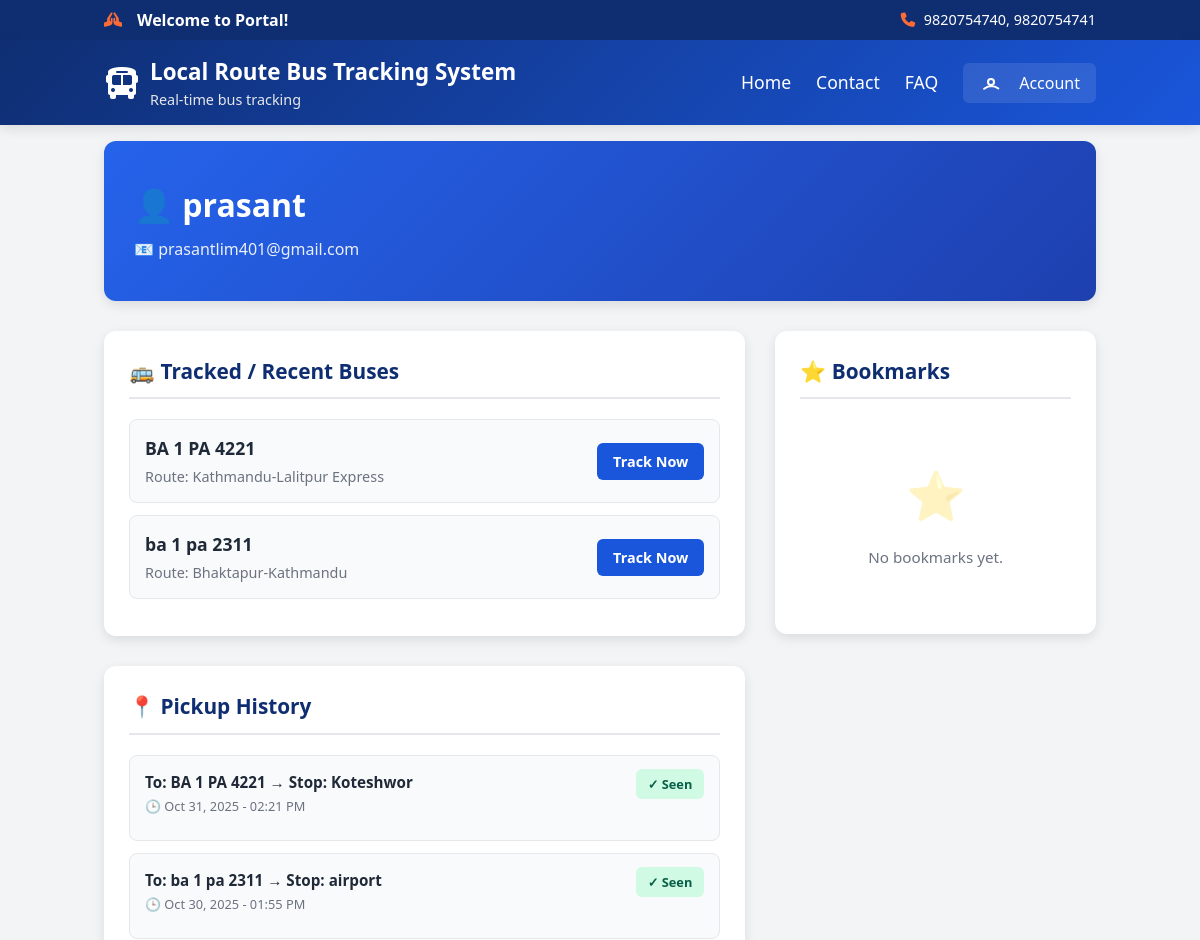
/user/profile/17/ (upper part), run on an earlier commit of the app's database.
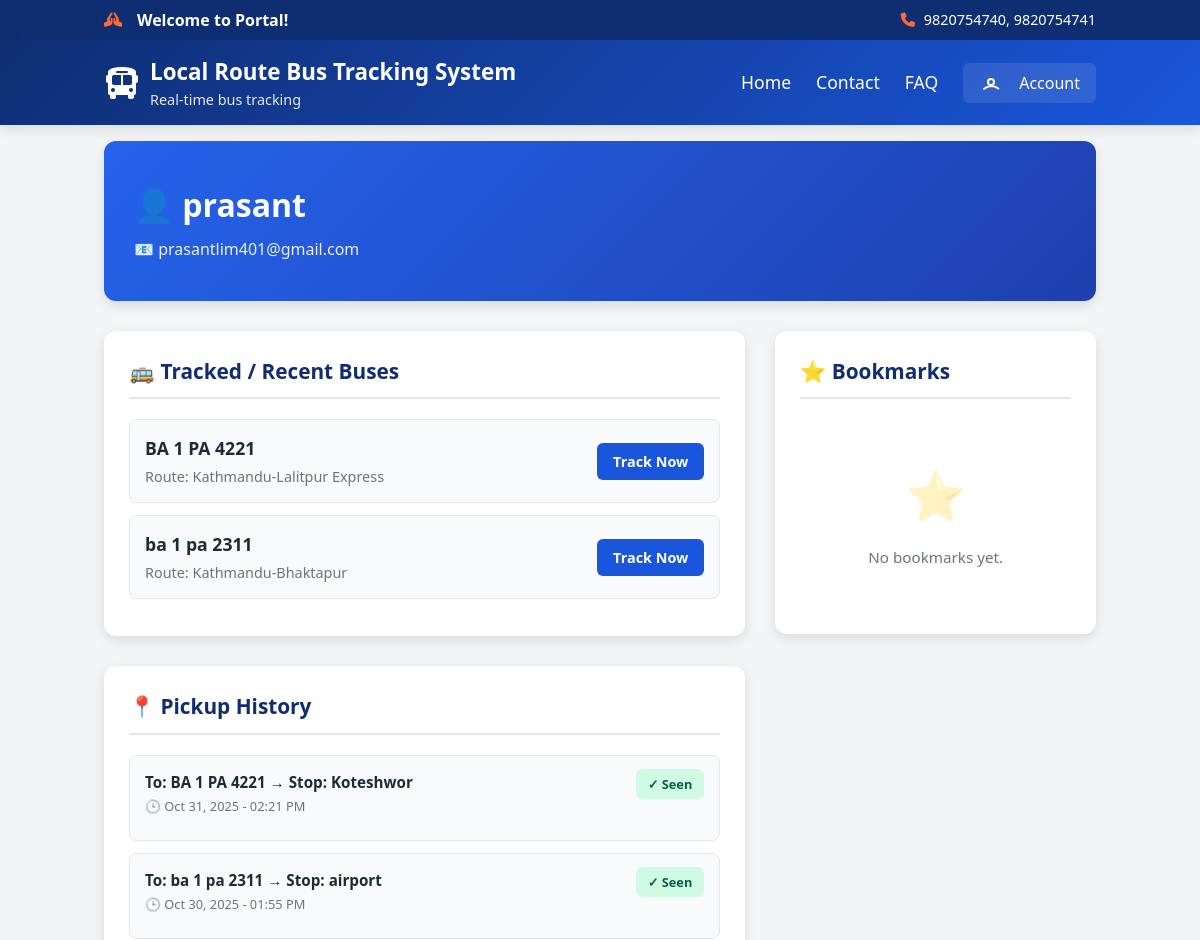
And on a later commit of the database.
### core/models.py (models this page shows, shortened)
class Bus(models.Model):
    number_plate = models.CharField(max_length=50)
    total_seats = models.PositiveIntegerField(default=25)
    driver = models.ForeignKey(Driver, on_delete=models.CASCADE, related_name='buses')
    route = models.ForeignKey('BusRoute', on_delete=models.PROTECT, related_name='buses')
    current_lat = models.FloatField(null=True, blank=True)
    current_lng = models.FloatField(null=True, blank=True)
    eta_seconds = models.IntegerField(null=True, blank=True)
    eta_smoothed_seconds = models.FloatField(null=True, blank=True)
    eta_passed_counter = models.IntegerField(default=0)
    eta_updated_at = models.DateTimeField(null=True, blank=True)
    nearest_stop_index = models.IntegerField(null=True, blank=True)

class BusRoute(models.Model):
    name = models.CharField(max_length=100, unique=True)
    stops = models.ManyToManyField('Stop', through='RouteStop', related_name='routes')
    is_active = models.BooleanField(default=False)
    polyline = models.TextField(null=True, blank=True)
    route_length_m = models.FloatField(null=True, blank=True)
    reverse_route = models.ForeignKey(
        'self',
        on_delete=models.SET_NULL,
        null=True,
        blank=True,
        related_name='forward_route',
        help_text="The reverse direction of this route"
    )

### core/views.py (the view)
# urls.py: path('user/profile/<int:user_id>/', views.user_profile, name='user_profile'),
def user_profile(request, user_id):
    try:
        profile_user = User.objects.get(id=user_id)
        pickups = PickupRequest.objects.filter(user=profile_user).order_by('-created_at')[:200]
        bookmarks = Bookmark.objects.filter(user=profile_user).select_related('bus').order_by('-created_at')[:200]
        tracked = []
        seen = set()
        for p in pickups:
            if p.bus and p.bus.id not in seen:
                tracked.append(p.bus)
                seen.add(p.bus.id)
        for b in bookmarks:
            if b.bus and b.bus.id not in seen:
                tracked.append(b.bus)
                seen.add(b.bus.id)
        context = {
            'profile_user': profile_user,
            'pickups': pickups,
            'bookmarks': bookmarks,
            'tracked_buses': tracked,
        }
        return render(request, 'user/profile.html', context)
    except User.DoesNotExist:
        return render(request, 'user/profile.html', {'profile_user': None})

### core/templates/user/profile.html (shortened to what the changed rows need)
{% extends 'base.html' %}
{% load static %}
{% block content %}
{% if profile_user %}
        <div class="profile-header">
            <div class="profile-info">
                <div class="user-details">
                    <h2>👤 {{ profile_user.username }}</h2>
                </div>
            </div>
        </div>
        <div class="profile-grid">
            <div>
                <div class="section-card">
                    {% if tracked_buses %}
                        <ul class="bus-list">
                            {% for bus in tracked_buses %}
                                <li class="bus-item">
                                    <div class="bus-item-content">
                                        <div>
                                            <div class="bus-number">{{ bus.number_plate }}</div>
                                            <div class="bus-route">
                                                Route: {% if bus.route %}{{ bus.route.name }}{% else %}—{% endif %}
                                            </div>
                                        </div>
                                        <a href="{% url 'track_bus' bus.id %}" class="track-btn">
                                            Track Now
                                        </a>
                                    </div>
                                </li>
                            {% endfor %}
                        </ul>
                    {% else %}
                        <div class="empty-state">
                            <div class="empty-state-icon">🚌</div>
                            <p class="empty-state-text">No recent tracked buses.</p>
                        </div>
                    {% endif %}
                </div>
            </div>
        </div>
{% endif %}
{% endblock %}

What changed in the data, as far as the page shows it:
changed Bus "ba 1 pa 2311": route.name "Bhaktapur-Kathmandu" → "Kathmandu-Bhaktapur"
